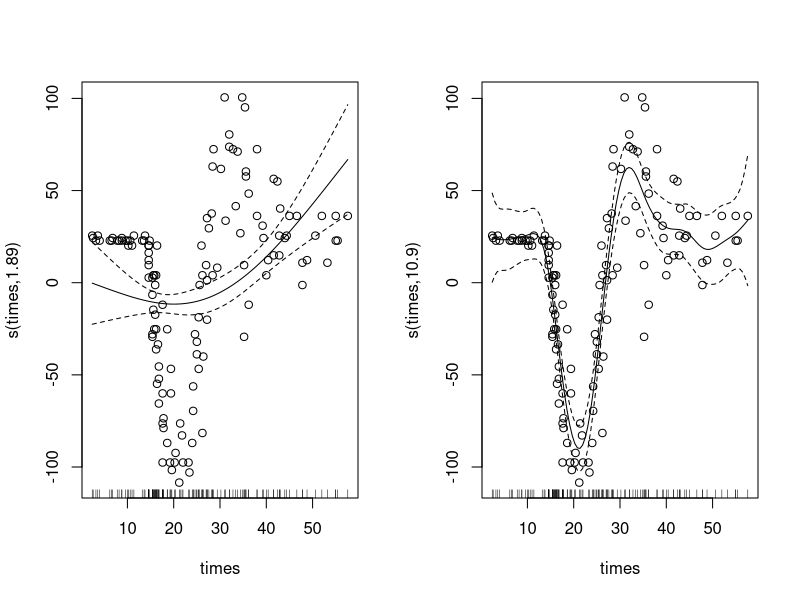

The R source for this figure:
mcycle <- MASS::mcycle

library(mgcv)

# Fit a GAM with 3 basis functions
gam_mod_k3 <- gam(accel ~ s(times, k = 3), data = mcycle)

# Fit with 20 basis functions
gam_mod_k20 <- gam(accel ~ s(times, k = 20), data = mcycle)

# Visualize the GAMs
par(mfrow = c(1, 2))
plot(gam_mod_k3, residuals = TRUE, pch = 1)
plot(gam_mod_k20, residuals = TRUE, pch = 1)